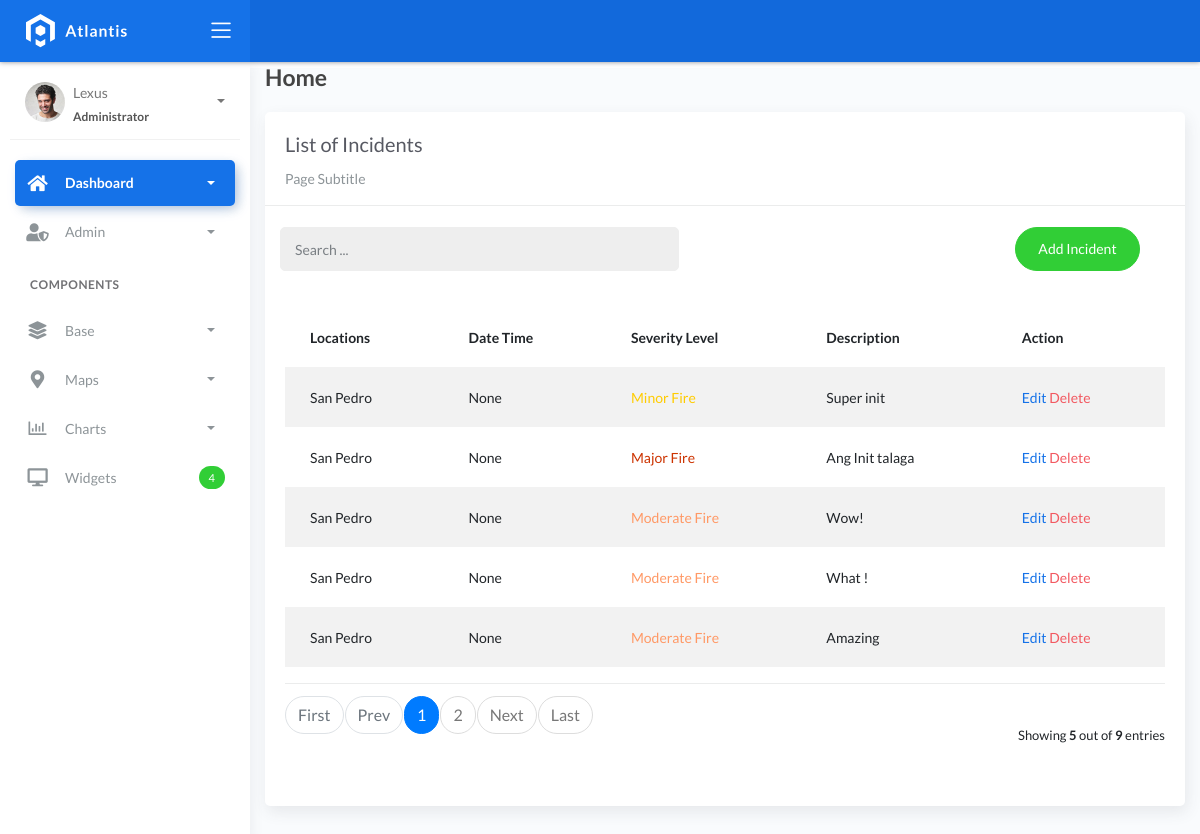
Before: /incident_list with the older database file.
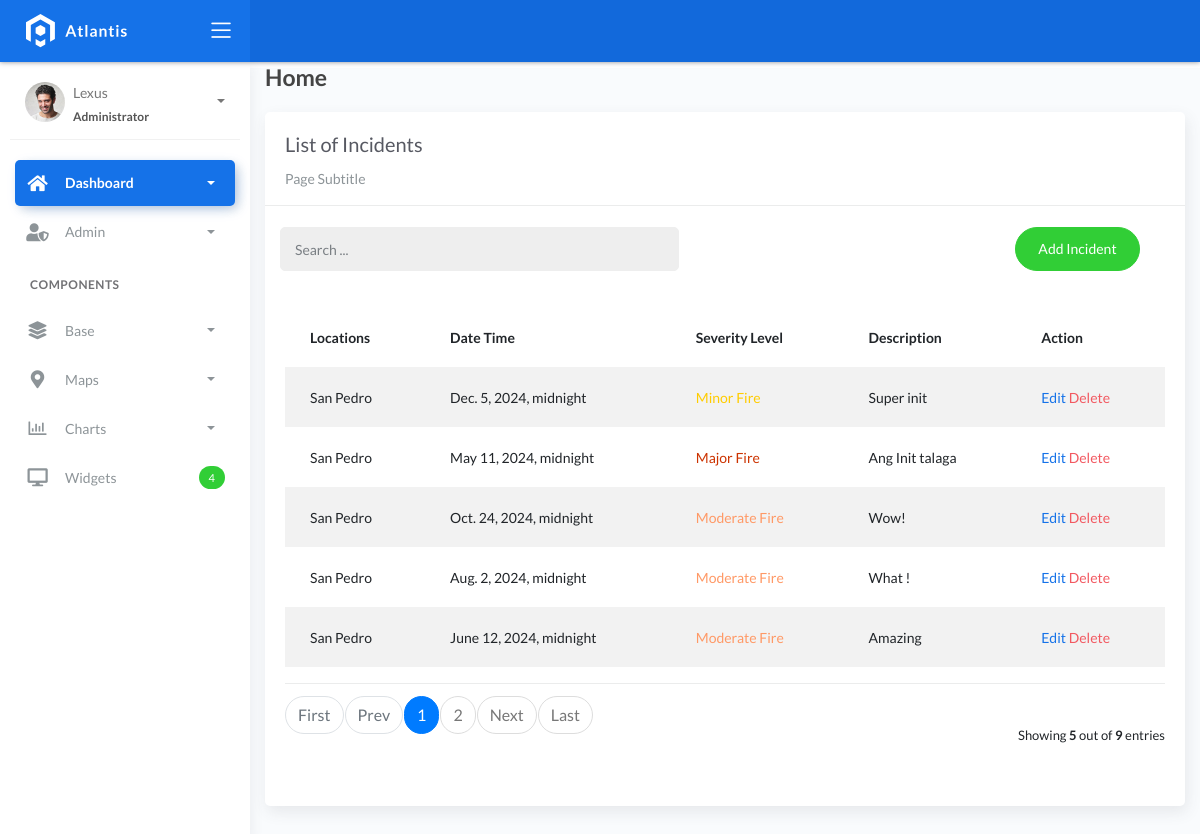
After: the same page with the newer database file.
### fire/models.py (models this page shows, shortened)
class BaseModel(models.Model):
    created_at = models.DateTimeField(auto_now_add=True, db_index=True)
    updated_at = models.DateTimeField(auto_now=True)
    class Meta:
        abstract = True

class Incident(BaseModel):
    SEVERITY_CHOICES = (
        ('Minor Fire', 'Minor Fire'),
        ('Moderate Fire', 'Moderate Fire'),
        ('Major Fire', 'Major Fire'),
    )
    location = models.ForeignKey(Locations, on_delete=models.CASCADE)
    date_time = models.DateTimeField(blank=True, null=True, validators=[validate_nofuture])
    severity_level = models.CharField(max_length=45, choices=SEVERITY_CHOICES)
    description = models.CharField(max_length=250)

class Locations(BaseModel):
    name = models.CharField(max_length=150)
    latitude = models.DecimalField(max_digits=22, decimal_places=16, null=True, blank=True)
    longitude = models.DecimalField(max_digits=22, decimal_places=16, null=True, blank=True)
    address = models.CharField(max_length=150)
    city = models.CharField(max_length=150)
    country = models.CharField(max_length=150)
    def __str__(self):
        return f"{self.name}"

### fire/views.py (the view)
# urls.py: path('incident_list', IncidentList.as_view(), name='incident-list'),
class IncidentList(ListView):
    model = Incident
    content_object_name = 'Incident'
    template_name = 'Incident_list.html'
    paginate_by = 5
    def get_queryset(self, *args, **kwargs):
        qs = super(IncidentList, self).get_queryset(*args, **kwargs)
        if self.request.GET.get('q') != None:
            query = self.request.GET.get('q')
            qs = qs.filter(Q(location__name__icontains=query) | Q(date_time__icontains=query) |
                           Q(severity_level__icontains=query) | Q(description__icontains=query))
        return qs

### templates/Incident_list.html (shortened to what this page needs)
{% extends 'base.html' %} {% load static %} {% block content %}
<div class="content">
    <div class="container-fluid">
        <h4 class="page-title">Home</h4>
        <div class="row">
            <div class="col-md-12">
                <div class="card">
                    <div class="card-header">
                        <div class="card-title">List of Incidents</div>
                        <div class="card-category">Page Subtitle</div>
                    </div>
                    <br />
                    <div class="col-md-12 row">
                        <div class="col-md-6">
                            <form class="navbar-left navbar-form nav-search mr-md-3" action="{% url 'incident-list' %}">
                                <div class="input-group">
                                    <input type="text" placeholder="Search ..." class="form-control" name="q" />
                                    <div class="input-group-append">
                                        <span class="input-group-text">
                                        </span>
                                    </div>
                                </div>
                            </form>
                        </div>
                        <div class="col-md-6">
                            <div class="pull-right">
                                <a href="{% url 'incident-add' %}" class="btn btn-success btn-rounded">Add Incident</a>
                            </div>
                        </div>
                    </div>
                    <div class="card-body">
                        <table class="table table-striped mt-3">
                            <thead>
                                <tr>
                                    <th scope="col">Locations</th>
                                    <th scope="col">Date Time</th>
                                    <th scope="col">Severity Level</th>
                                    <th scope="col">Description</th>
                                    <th scope="col">Action</th>
                                </tr>
                            </thead>
                            <tbody>
                                {% for object in object_list %}
                                <tr>
                                    <td>{{ object.location }}</td>
                                    <td>{{ object.date_time }}</td>
                                    {% if object.severity_level == 'Minor Fire' %}
                                        <td style="color: #ffcc00;">{{ object.severity_level }}</td>
                                    {% elif object.severity_level == 'Moderate Fire' %}
                                        <td style="color: #ff9966;">{{ object.severity_level }}</td>
                                    {% elif object.severity_level == 'Major Fire' %}
                                        <td style="color: #cc3300;">{{ object.severity_level }}</td>
                                    {% endif %}
                                    <td>{{ object.description }}</td>
                                    <td>
                                        <a href="incident_list/{{ object.id }}">Edit</a>
                                        <a href="incident_list/{{ object.id }}/delete" class="text-danger">Delete</a> </a>
                                    </td>
                                </tr>
                                {% empty %}
                                <tr>
                                    <td colspan="4" style="text-align: center">
                                        <p class="text-sm font-weight-bold mb-0">No Records Found</p>
                                    </td>
                                </tr>
                                {% endfor %}
                            </tbody>
                        </table>
                        {% include 'includes/pagination.html' %}
                    </div>
                </div>
            </div>
        </div>
    </div>
</div>
{% endblock %}

Changed rows visible on the page:
changed Incident "Minor Fire": date_time "None" → "Dec. 5, 2024, midnight"
changed Incident "Major Fire": date_time "None" → "May 11, 2024, midnight"
changed Incident "Wow!": date_time "None" → "Oct. 24, 2024, midnight"
changed Incident "What !": date_time "None" → "Aug. 2, 2024, midnight"
changed Incident "Amazing": date_time "None" → "June 12, 2024, midnight"
